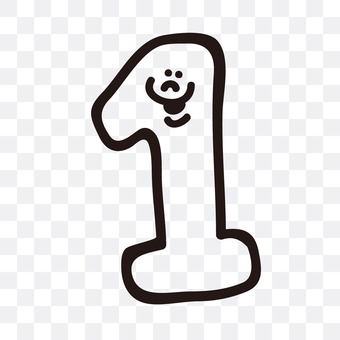
#> input picture digit/1.jpeg, 340 x 340 px; its folder holds only this picture in this run
$ python 208merge.py
#> lines starting #> are read from the running program, lines starting #| are printed output that depends on the picture; after the words box and inside, x2 and y2 are one past the last pixel; in counts of white or black regions, pixels touching at a corner belong together
import cv2, glob
import numpy as np

files = glob.glob('digit\*.jpeg')    # 要合併的圖形
n = len(files)
spaceX = 10
spaceY = 8
offset = 1
img = cv2.imread(files[0])
#> img is the input picture: shape (340, 340, 3); mean B, G, R 229.6, 229, 230
h,w = img.shape[0], img.shape[1]
#> h = 340; w = 340

# 建立白色背景
bg = np.zeros((h+2*spaceY, (w+offset)*n+2*spaceX, 1), np.uint8)
bg.fill(255)
#> bg: shape (356, 361, 1); every value is 255

# 將數字加入白色背景中
for m, file in enumerate(files):
    gray = cv2.imread(file, 0)
#> gray: shape (340, 340); min 1, max 255, mean 229.3
    _,thresh = cv2.threshold(gray, 127, 255, cv2.THRESH_BINARY)
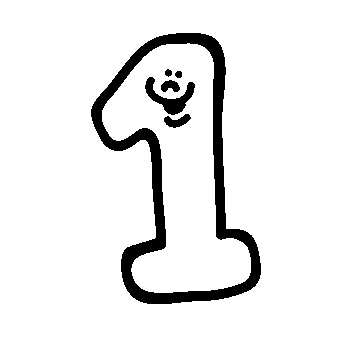
#> thresh: shape (340, 340); 91.9% white; 6 black regions, box (x1, y1, x2, y2) and area: (91, 33, 261, 304) 8225, (145, 77, 195, 115) 685, (164, 114, 191, 128) 209, (161, 80, 180, 92) 159, (165, 69, 172, 77) 41, (175, 71, 182, 78) 41
    for row in range(h):
        for col in range(w):
            bg[spaceY+row][spaceX+col+(w+offset)*m] = thresh[row][col]  # 擷取圖形
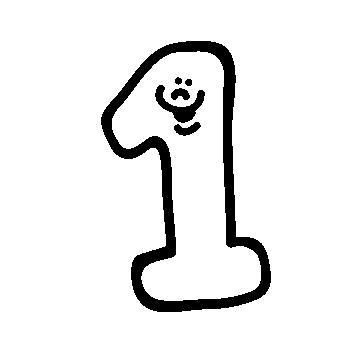
#> bg: shape (356, 361, 1); 92.7% white; 6 black regions, box (x1, y1, x2, y2) and area: (101, 41, 271, 312) 8225, (155, 85, 205, 123) 685, (174, 122, 201, 136) 209, (171, 88, 190, 100) 159, (175, 77, 182, 85) 41, (185, 79, 192, 86) 41

    cv2.imwrite('merge.jpg', bg)    # 存檔

merge = cv2.imread("merge.jpg")
#> merge: shape (356, 361, 3); min 0, max 255, mean 236.4
cv2.imshow("merge", merge)
cv2.waitKey(0)
cv2.destroyAllWindows()

$ run again, on digit/5.jpeg
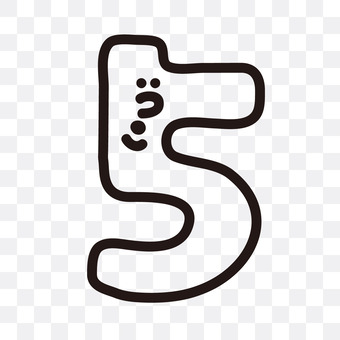
#> input picture digit/5.jpeg, 340 x 340 px
#> img is the input picture: shape (340, 340, 3); mean B, G, R 225.8, 225.3, 226.4
#> `_,thresh = cv2.threshold(gray, 127, 255, cv2.THRESH_BINARY)`:
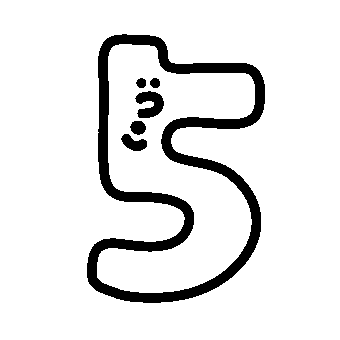
#> thresh: shape (340, 340); 90.3% white; 6 black regions, box (x1, y1, x2, y2) and area: (87, 34, 265, 303) 10163, (135, 91, 164, 118) 506, (121, 134, 147, 151) 269, (130, 121, 146, 135) 171, (150, 78, 160, 88) 80, (136, 78, 146, 88) 78
#> after the loop `for row in range(h):`:
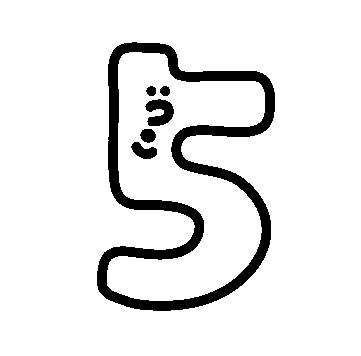
#> bg: shape (356, 361, 1); 91.2% white; 6 black regions, box (x1, y1, x2, y2) and area: (97, 42, 275, 311) 10163, (145, 99, 174, 126) 506, (131, 142, 157, 159) 269, (140, 129, 156, 143) 171, (160, 86, 170, 96) 80, (146, 86, 156, 96) 78

$ run again, on digit/7.jpeg
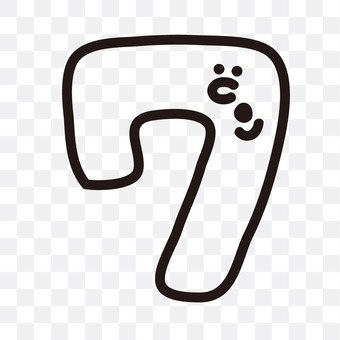
#> input picture digit/7.jpeg, 340 x 340 px
#> img is the input picture: shape (340, 340, 3); mean B, G, R 225.8, 225.3, 226.4
#> `_,thresh = cv2.threshold(gray, 127, 255, cv2.THRESH_BINARY)`:
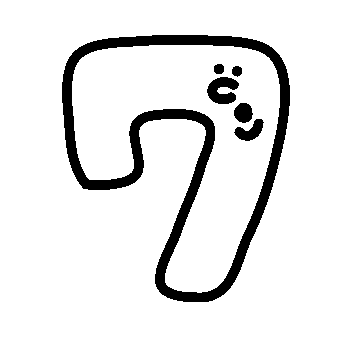
#> thresh: shape (340, 340); 90.3% white; 6 black regions, box (x1, y1, x2, y2) and area: (62, 35, 290, 302) 9878, (207, 77, 239, 104) 571, (234, 119, 264, 141) 346, (234, 103, 253, 123) 292, (214, 64, 224, 74) 87, (232, 66, 242, 77) 86
#> after the loop `for row in range(h):`:
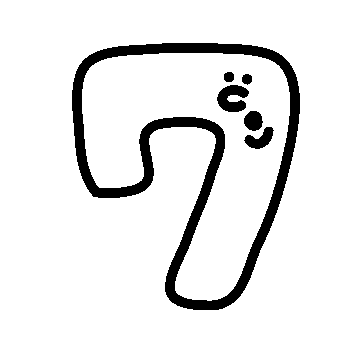
#> bg: shape (356, 361, 1); 91.2% white; 6 black regions, box (x1, y1, x2, y2) and area: (72, 43, 300, 310) 9878, (217, 85, 249, 112) 571, (244, 127, 274, 149) 346, (244, 111, 263, 131) 292, (224, 72, 234, 82) 87, (242, 74, 252, 85) 86

$ run again, on digit/2.jpeg
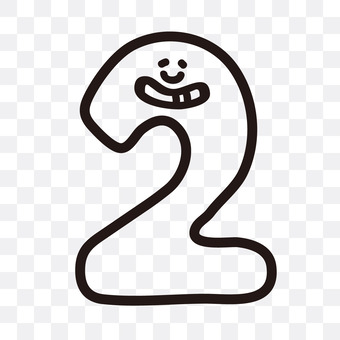
#> input picture digit/2.jpeg, 340 x 340 px
#> img is the input picture: shape (340, 340, 3); mean B, G, R 224.8, 224.3, 225.5
#> `_,thresh = cv2.threshold(gray, 127, 255, cv2.THRESH_BINARY)`:
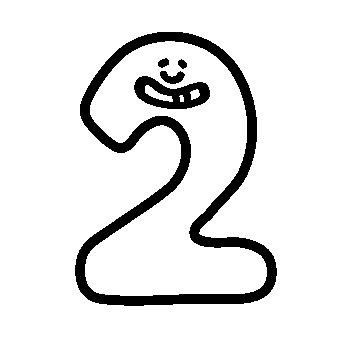
#> thresh: shape (340, 340); 89.8% white; 5 black regions, box (x1, y1, x2, y2) and area: (75, 32, 277, 306) 10072, (134, 76, 210, 109) 1371, (160, 71, 185, 84) 202, (158, 58, 169, 68) 77, (178, 59, 187, 69) 61
#> after the loop `for row in range(h):`:
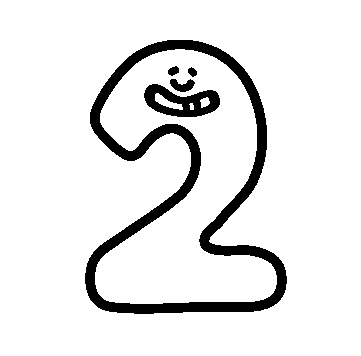
#> bg: shape (356, 361, 1); 90.8% white; 5 black regions, box (x1, y1, x2, y2) and area: (85, 40, 287, 314) 10072, (144, 84, 220, 117) 1371, (170, 79, 195, 92) 202, (168, 66, 179, 76) 77, (188, 67, 197, 77) 61
